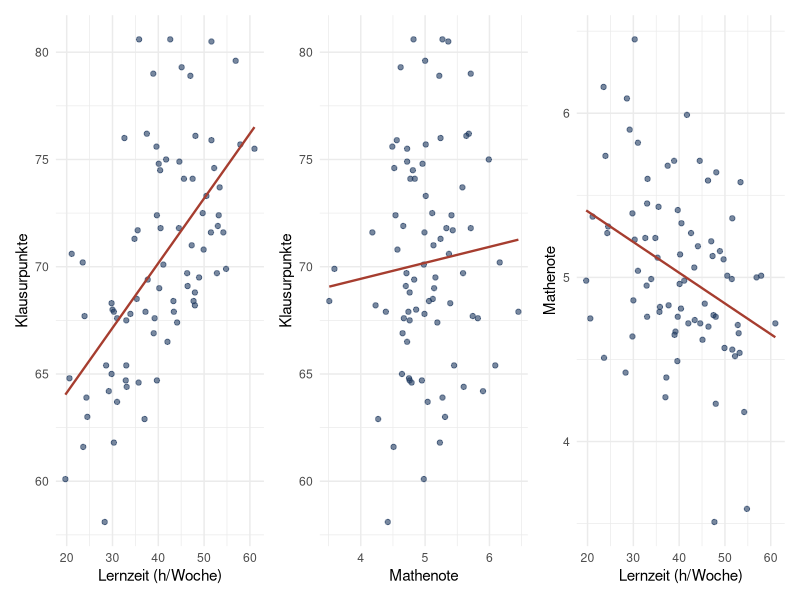

Recreate this plot in R.
## ---- chunk 1
#| label: simulate

library(tidyverse)
library(broom)
library(patchwork)

set.seed(123)
n <- 80

Sigma <- matrix(c(1, -0.37, -0.37, 1), nrow = 2)
X <- MASS::mvrnorm(n, mu = c(0, 0), Sigma = Sigma)

daten <- tibble(
  Person    = 1:n,
  Lernzeit  = round(40 + 10  * X[, 1], 1),
  Mathenote = round(5  + 0.6 * X[, 2], 2),
  Punkte    = round(34 + 0.4 * Lernzeit + 4 * Mathenote + rnorm(n, 0, 4), 1)
)
## ---- chunk 2
#| label: zeige-daten

daten |>
  slice_head(n = 6) |>
  knitr::kable()
## ---- chunk 3
#| label: korrelationen

daten |>
  dplyr::select(Punkte, Lernzeit, Mathenote) |>
  cor() |>
  round(2) |>
  knitr::kable()
## ---- chunk 4
#| label: scatter
#| fig-width: 10
#| fig-height: 3.5
#| fig-cap: "Bivariate Zusammenhänge zwischen Klausurpunktzahl und beiden Prädiktoren sowie zwischen den beiden Prädiktoren."

p1 <- ggplot(daten, aes(x = Lernzeit, y = Punkte)) +
  geom_point(alpha = 0.6, color = "#1E3A5F") +
  geom_smooth(method = "lm", se = FALSE, color = "#A63D2F", linewidth = 0.8) +
  labs(x = "Lernzeit (h/Woche)", y = "Klausurpunkte") +
  theme_minimal(base_size = 11)

p2 <- ggplot(daten, aes(x = Mathenote, y = Punkte)) +
  geom_point(alpha = 0.6, color = "#1E3A5F") +
  geom_smooth(method = "lm", se = FALSE, color = "#A63D2F", linewidth = 0.8) +
  labs(x = "Mathenote", y = "Klausurpunkte") +
  theme_minimal(base_size = 11)

p3 <- ggplot(daten, aes(x = Lernzeit, y = Mathenote)) +
  geom_point(alpha = 0.6, color = "#1E3A5F") +
  geom_smooth(method = "lm", se = FALSE, color = "#A63D2F", linewidth = 0.8) +
  labs(x = "Lernzeit (h/Woche)", y = "Mathenote") +
  theme_minimal(base_size = 11)

p1 + p2 + p3
## ---- chunk 5
#| label: koeffizienten

modell <- lm(Punkte ~ Lernzeit + Mathenote, data = daten)

modell |>
  tidy() |>
  mutate(across(where(is.numeric), \(x) round(x, 3))) |>
  knitr::kable()
## ---- chunk 6
#| label: modell-fit

modell |>
  glance() |>
  dplyr::select(r.squared, adj.r.squared, sigma, statistic, p.value, df, df.residual) |>
  mutate(across(where(is.numeric), \(x) round(x, 3))) |>
  knitr::kable()
